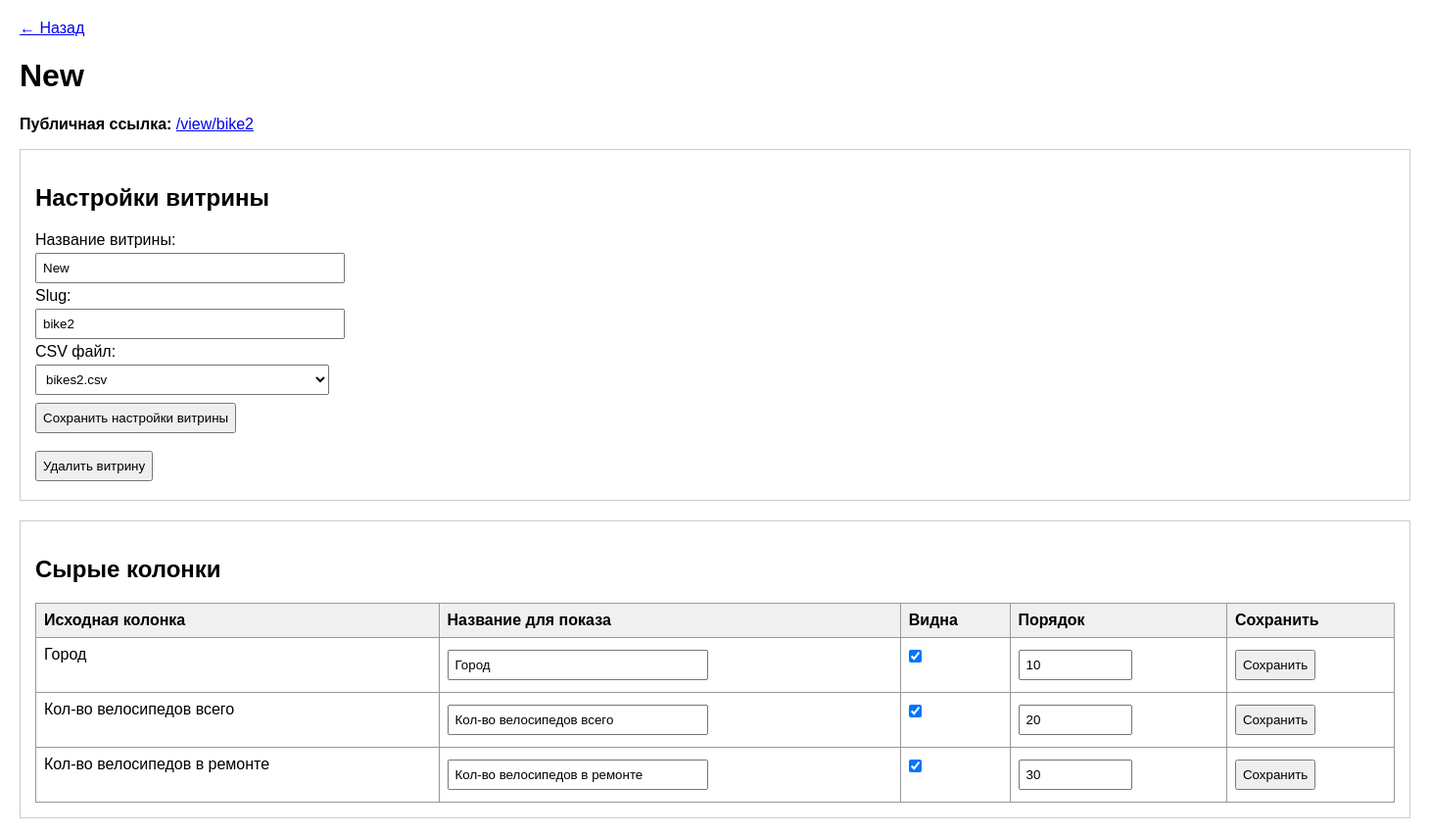
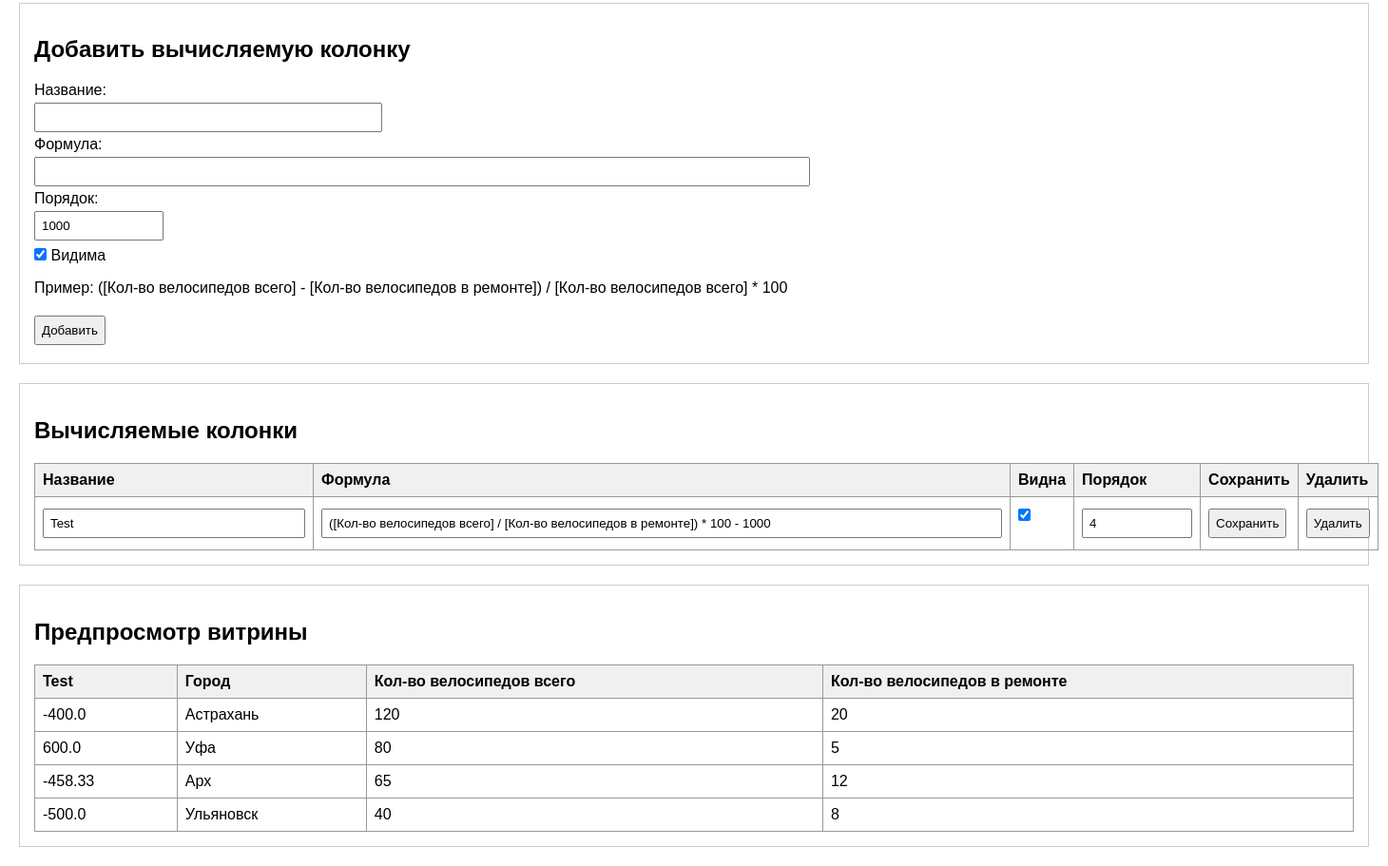
Page /views/2 on the earlier database version (2 pictures, top to bottom).
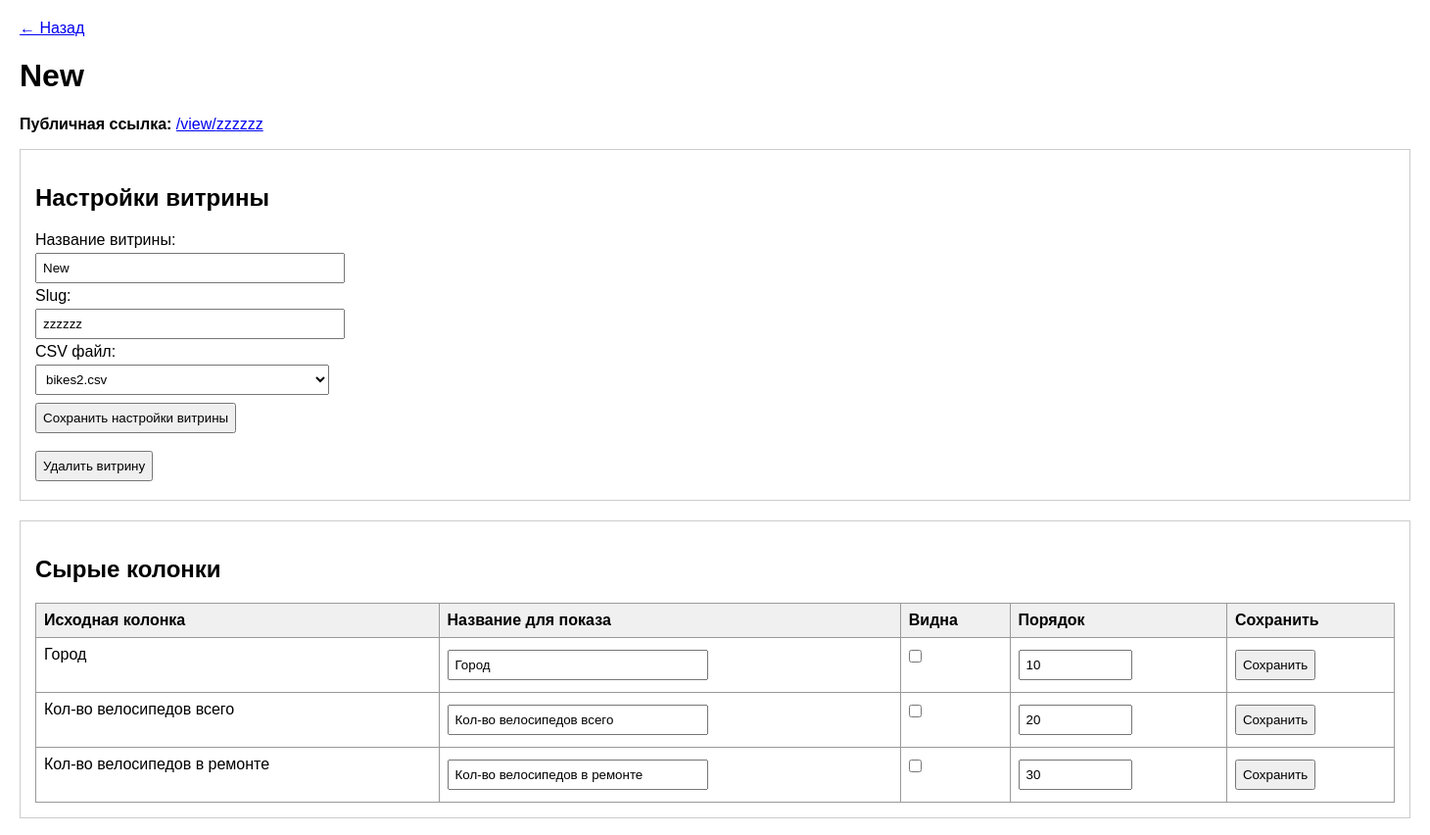
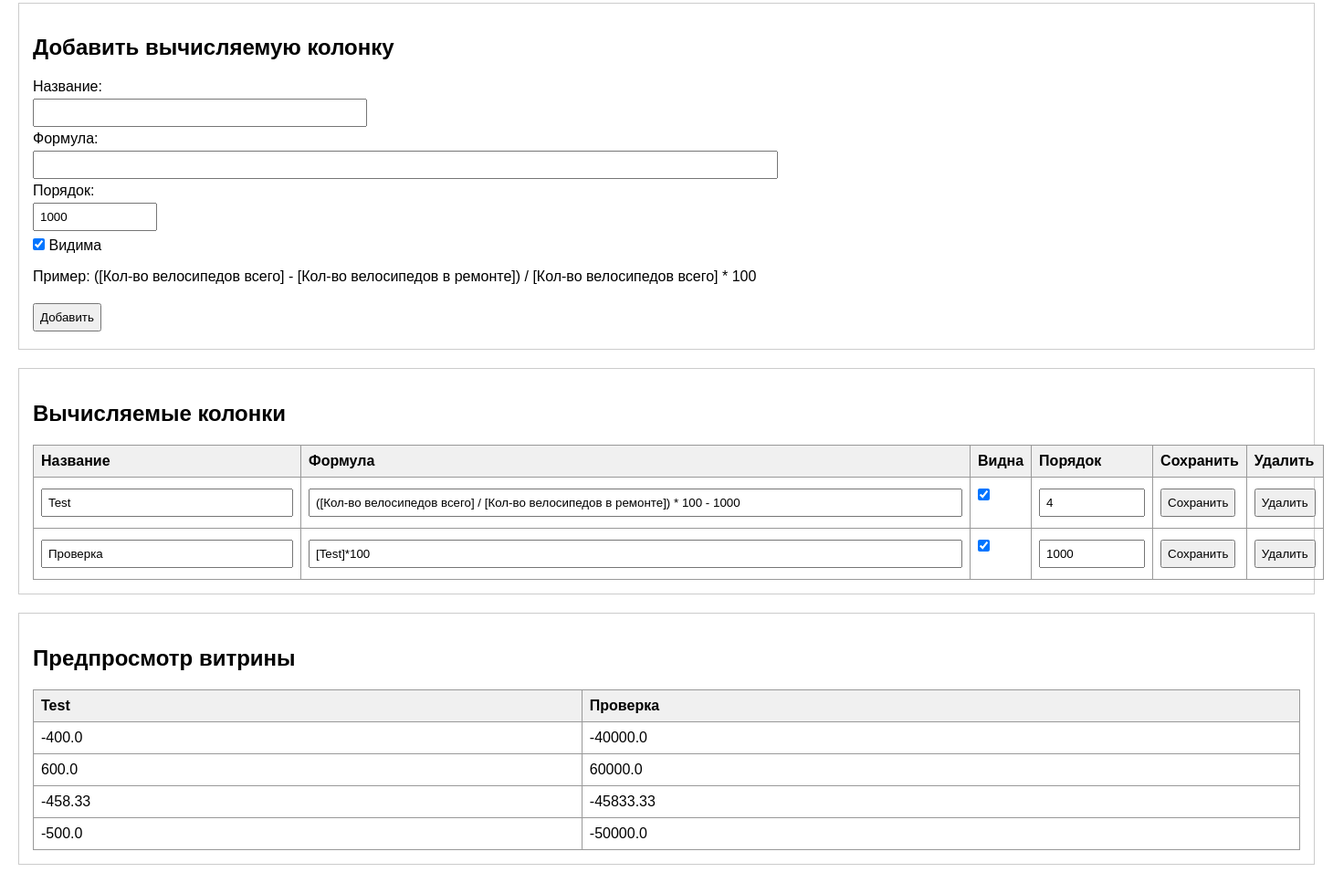
Same page on the later database version (2 pictures, top to bottom).
### tables this page shows
CREATE TABLE views (
            id INTEGER PRIMARY KEY AUTOINCREMENT,
            name TEXT NOT NULL,
            slug TEXT NOT NULL UNIQUE,
            file_name TEXT NOT NULL
        );

CREATE TABLE view_columns (
            id INTEGER PRIMARY KEY AUTOINCREMENT,
            view_id INTEGER NOT NULL,
            source_column_name TEXT NOT NULL,
            display_name TEXT NOT NULL,
            is_visible INTEGER NOT NULL DEFAULT 1,
            sort_order INTEGER NOT NULL DEFAULT 0,
            FOREIGN KEY(view_id) REFERENCES views(id)
        );

CREATE TABLE computed_columns (
            id INTEGER PRIMARY KEY AUTOINCREMENT,
            view_id INTEGER NOT NULL,
            column_name TEXT NOT NULL,
            formula TEXT NOT NULL,
            is_visible INTEGER NOT NULL DEFAULT 1,
            sort_order INTEGER NOT NULL DEFAULT 1000,
            FOREIGN KEY(view_id) REFERENCES views(id)
        );

### app/main.py (the view)
@app.get("/views/{view_id}", response_class=HTMLResponse)
async def edit_view(request: Request, view_id: int):
    view_obj = get_view_by_id(view_id)
    if not view_obj:
        raise HTTPException(status_code=404, detail="View not found")
    raw_columns = get_view_columns(view_id)
    computed_columns = get_computed_columns(view_id)
    files = list_csv_files()
    preview_columns = []
    preview_rows = []
    try:
        df_preview = build_view_dataframe(view_obj)
        preview_columns = df_preview.columns.tolist()
        preview_rows = df_preview.to_dict(orient="records")
    except Exception as e:
        preview_columns = ["Ошибка"]
        preview_rows = [{"Ошибка": str(e)}]
    return templates.TemplateResponse(
        request=request,
        name="view_edit.html",
        context={
            "view_obj": view_obj,
            "raw_columns": raw_columns,
            "computed_columns": computed_columns,
            "preview_columns": preview_columns,
            "preview_rows": preview_rows,
            "files": files,
        }
    )

### templates/view_edit.html (shortened to what this page needs)
<!DOCTYPE html>
<html lang="ru">
<head>
</head>
<body>
    <p><a href="/seifadmin_panel">← Назад</a></p>
    <h1>{{ view_obj.name }}</h1>
    <p><b>Публичная ссылка:</b> <a href="/view/{{ view_obj.slug }}" target="_blank">/view/{{ view_obj.slug }}</a></p>
    <div class="section">
        <h2>Настройки витрины</h2>
        <form method="post" action="/views/{{ view_obj.id }}/edit">
            <div>
                <label>Название витрины:</label><br>
                <input type="text" name="name" value="{{ view_obj.name }}" required style="width: 300px;">
            </div>
            <div>
                <label>Slug:</label><br>
                <input type="text" name="slug" value="{{ view_obj.slug }}" required style="width: 300px;">
            </div>
            <div>
                <label>CSV файл:</label><br>
                <select name="file_name" required style="width: 300px;">
                    {% for f in files %}
                    <option value="{{ f }}" {% if f == view_obj.file_name %}selected{% endif %}>{{ f }}</option>
                    {% endfor %}
                </select>
            </div>
            <button type="submit">Сохранить настройки витрины</button>
        </form>
        <div class="danger">
            <form method="post" action="/views/{{ view_obj.id }}/delete" onsubmit="return confirm('Удалить витрину целиком?');">
                <button type="submit">Удалить витрину</button>
            </form>
        </div>
    </div>
    <div class="section">
        <h2>Сырые колонки</h2>
        <table>
            <thead>
                <tr>
                    <th>Исходная колонка</th>
                    <th>Название для показа</th>
                    <th>Видна</th>
                    <th>Порядок</th>
                    <th>Сохранить</th>
                </tr>
            </thead>
            <tbody>
                {% for c in raw_columns %}
                <tr>
                    <form method="post" action="/views/{{ view_obj.id }}/raw-columns/{{ c.id }}">
                        <td>{{ c.source_column_name }}</td>
                        <td>
                            <input type="text" name="display_name" value="{{ c.display_name }}" style="width: 250px;">
                        </td>
                        <td>
                            <input type="checkbox" name="is_visible" value="1" {% if c.is_visible %}checked{% endif %}>
                        </td>
                        <td>
                            <input type="number" name="sort_order" value="{{ c.sort_order }}" style="width: 100px;">
                        </td>
                        <td>
                            <button type="submit">Сохранить</button>
                        </td>
                    </form>
                </tr>
                {% endfor %}
            </tbody>
        </table>
    </div>
    <div class="section">
        <h2>Добавить вычисляемую колонку</h2>
        <form method="post" action="/views/{{ view_obj.id }}/computed-columns">
            <div>
                <label>Название:</label><br>
                <input type="text" name="column_name" required style="width: 350px;">
            </div>
            <div>
                <label>Формула:</label><br>
                <input type="text" name="formula" required style="width: 800px;">
            </div>
            <div>
                <label>Порядок:</label><br>
                <input type="number" name="sort_order" value="1000" style="width: 120px;">
            </div>
            <div>
                <input type="checkbox" name="is_visible" value="1" checked> Видима
            </div>
            <p>Пример: ([Кол-во велосипедов всего] - [Кол-во велосипедов в ремонте]) / [Кол-во велосипедов всего] * 100</p>
            <button type="submit">Добавить</button>
        </form>
    </div>
    <div class="section">
        <h2>Вычисляемые колонки</h2>
        {% if computed_columns %}
        <table>
            <thead>
                <tr>
                    <th>Название</th>
                    <th>Формула</th>
                    <th>Видна</th>
                    <th>Порядок</th>
                    <th>Сохранить</th>
                    <th>Удалить</th>
                </tr>
            </thead>
            <tbody>
                {% for c in computed_columns %}
                <tr>
                    <td>
                        <form method="post" action="/views/{{ view_obj.id }}/computed-columns/{{ c.id }}">
                            <input type="text" name="column_name" value="{{ c.column_name }}" style="width: 260px;">
                    </td>
                    <td>
                            <input type="text" name="formula" value="{{ c.formula }}" style="width: 700px;">
                    </td>
                    <td>
                            <input type="checkbox" name="is_visible" value="1" {% if c.is_visible %}checked{% endif %}>
                    </td>
                    <td>
                            <input type="number" name="sort_order" value="{{ c.sort_order }}" style="width: 100px;">
                    </td>
                    <td>
                            <button type="submit">Сохранить</button>
                    </td>
                    <td>
                        <form method="post" action="/views/{{ view_obj.id }}/computed-columns/{{ c.id }}/delete" onsubmit="return confirm('Удалить вычисляемую колонку?');">
                            <button type="submit">Удалить</button>
                        </form>
                    </td>
                </tr>
                {% endfor %}
            </tbody>
        </table>
        {% else %}
            <p>Пока нет вычисляемых колонок.</p>
        {% endif %}
    </div>
    <div class="section">
        <h2>Предпросмотр витрины</h2>
        <div class="table-wrap">
            <table>
                <thead>
                    <tr>
                        {% for col in preview_columns %}
                        <th>{{ col }}</th>
                        {% endfor %}
                    </tr>
                </thead>
                <tbody>
                    {% for row in preview_rows %}
                    <tr>
                        {% for col in preview_columns %}
                        <td>{{ row.get(col, "") }}</td>
                        {% endfor %}
                    </tr>
                    {% endfor %}
                </tbody>
            </table>
        </div>
    </div>
</body>
</html>

### templates/view_edit.html (style rules this page uses)
body { font-family: Arial, sans-serif; margin: 20px; }
.section { border: 1px solid #ccc; padding: 15px; margin-bottom: 20px; }
table { border-collapse: collapse; width: 100%; }
th, td { border: 1px solid #999; padding: 8px; text-align: left; vertical-align: top; }
th { background: #f0f0f0; }
input, select, button { padding: 6px; margin: 4px 0; }
.table-wrap { max-height: 500px; overflow: auto; }
.danger { margin-top: 10px; }

Differences in the rows shown:
no longer on one of the page's lists (row edited): view_columns: display_name "Город", get "Астрахань", get "Уфа", get "Арх", get "Ульяновск"
no longer on one of the page's lists (row edited): view_columns: display_name "Кол-во велосипедов всего", get "120", get "80", get "65", get "40"
no longer on one of the page's lists (row edited): view_columns: display_name "Кол-во велосипедов в ремонте", get "20", get "5", get "12", get "8"
changed views "New": slug "bike2" → "zzzzzz"
changed view_columns "Город": is_visible "☑" → "☐"
changed view_columns "Кол-во велосипедов всего": is_visible "☑" → "☐"
changed view_columns "Кол-во велосипедов в ремонте": is_visible "☑" → "☐"
added computed_columns: column_name "Проверка", formula "[Test]*100", is_visible "☑", sort_order "1000", get "-40000.0", get "60000.0", get "-45833.33", get "-50000.0"
